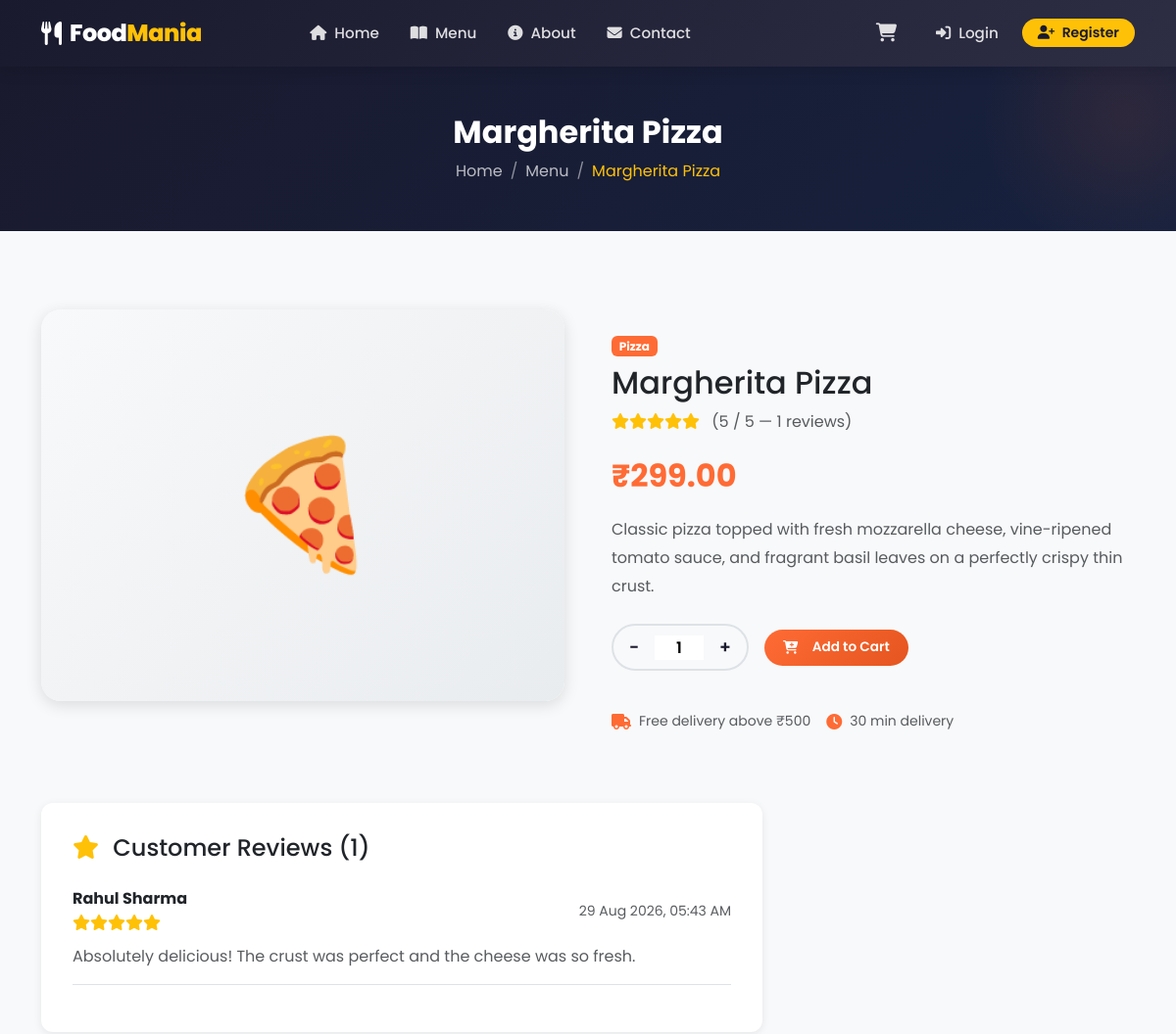
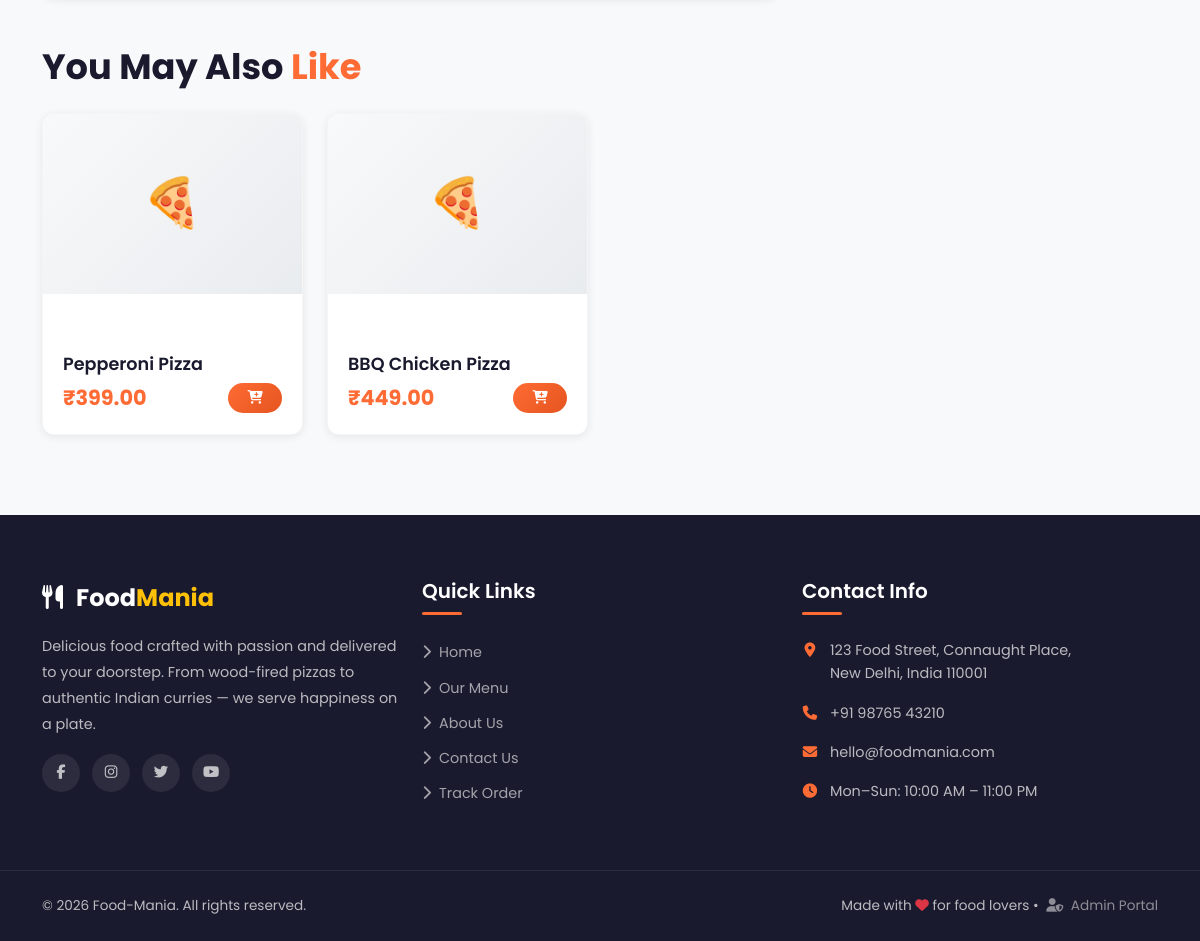
The page /user/food_detail.php?id=1 on the database its author committed (2 pictures, top to bottom).
### tables this page shows
CREATE TABLE `food_items` (
    `id` INT(11) NOT NULL AUTO_INCREMENT,
    `category_id` INT(11) NOT NULL,
    `name` VARCHAR(150) NOT NULL,
    `description` TEXT DEFAULT NULL,
    `price` DECIMAL(10,2) NOT NULL,
    `image` VARCHAR(255) DEFAULT NULL,
    `is_available` TINYINT(1) NOT NULL DEFAULT 1,
    `created_at` TIMESTAMP NOT NULL DEFAULT CURRENT_TIMESTAMP,
    PRIMARY KEY (`id`),
    KEY `fk_food_category` (`category_id`),
    CONSTRAINT `fk_food_category` FOREIGN KEY (`category_id`) REFERENCES `categories`(`id`) ON DELETE CASCADE
);

CREATE TABLE `categories` (
    `id` INT(11) NOT NULL AUTO_INCREMENT,
    `name` VARCHAR(100) NOT NULL,
    `image` VARCHAR(255) DEFAULT NULL,
    `status` ENUM('active', 'inactive') NOT NULL DEFAULT 'active',
    `created_at` TIMESTAMP NOT NULL DEFAULT CURRENT_TIMESTAMP,
    PRIMARY KEY (`id`)
);

CREATE TABLE `reviews` (
    `id` INT(11) NOT NULL AUTO_INCREMENT,
    `user_id` INT(11) NOT NULL,
    `food_item_id` INT(11) NOT NULL,
    `rating` INT(1) NOT NULL CHECK (`rating` BETWEEN 1 AND 5),
    `comment` TEXT DEFAULT NULL,
    `created_at` TIMESTAMP NOT NULL DEFAULT CURRENT_TIMESTAMP,
    PRIMARY KEY (`id`),
    KEY `fk_review_user` (`user_id`),
    KEY `fk_review_food` (`food_item_id`),
    CONSTRAINT `fk_review_user` FOREIGN KEY (`user_id`) REFERENCES `users`(`id`) ON DELETE CASCADE,
    CONSTRAINT `fk_review_food` FOREIGN KEY (`food_item_id`) REFERENCES `food_items`(`id`) ON DELETE CASCADE
);

CREATE TABLE `users` (
    `id` INT(11) NOT NULL AUTO_INCREMENT,
    `name` VARCHAR(100) NOT NULL,
    `email` VARCHAR(150) NOT NULL UNIQUE,
    `phone` VARCHAR(20) DEFAULT NULL,
    `password` VARCHAR(255) NOT NULL,
    `address` TEXT DEFAULT NULL,
    `status` ENUM('active', 'blocked') NOT NULL DEFAULT 'active',
    `created_at` TIMESTAMP NOT NULL DEFAULT CURRENT_TIMESTAMP,
    PRIMARY KEY (`id`)
);

### user/food_detail.php (the view, shortened to what this page needs)
<?php
require_once __DIR__ . '/../config/db.php';
require_once __DIR__ . '/../includes/functions.php';
$pdo = getDBConnection();
$foodId = isset($_GET['id']) ? (int)$_GET['id'] : 0;
$stmt = $pdo->prepare("
    SELECT f.*, c.name AS category_name
    FROM food_items f
    JOIN categories c ON f.category_id = c.id
    WHERE f.id = :id
");
$stmt->execute([':id' => $foodId]);
$item = $stmt->fetch();
$rating = getFoodRating($pdo, $foodId);
$stmtReviews = $pdo->prepare("
    SELECT r.*, u.name AS user_name
    FROM reviews r
    JOIN users u ON r.user_id = u.id
    WHERE r.food_item_id = :food_id
    ORDER BY r.created_at DESC
");
$stmtReviews->execute([':food_id' => $foodId]);
$reviews = $stmtReviews->fetchAll();
$stmtRelated = $pdo->prepare("
    SELECT f.*, c.name AS category_name
    FROM food_items f
    JOIN categories c ON f.category_id = c.id
    WHERE f.category_id = :cat_id AND f.id != :food_id AND f.is_available = 1
    LIMIT 4
");
$stmtRelated->execute([':cat_id' => $item['category_id'], ':food_id' => $foodId]);
$relatedItems = $stmtRelated->fetchAll();
include __DIR__ . '/../includes/header.php';
include __DIR__ . '/../includes/navbar.php';
?>
<div class="page-header">
    <div class="container">
        <h1><?php echo sanitize($item['name']); ?></h1>
        <nav aria-label="breadcrumb">
            <ol class="breadcrumb">
                <li class="breadcrumb-item"><a href="<?php echo SITE_URL; ?>/">Home</a></li>
                <li class="breadcrumb-item"><a href="<?php echo SITE_URL; ?>/user/menu.php">Menu</a></li>
                <li class="breadcrumb-item active" aria-current="page"><?php echo sanitize($item['name']); ?></li>
            </ol>
        </nav>
    </div>
</div>
<section class="section-padding">
    <div class="container">
        <div class="row g-5">
            <div class="col-lg-6">
                <div class="food-detail-img">
                    <div class="food-img-placeholder" style="height:400px;display:flex;align-items:center;justify-content:center;background:linear-gradient(135deg,#f8f9fa,#e9ecef);border-radius:var(--radius-lg);">
                        <?php
                        $foodIcons = [
                            'Pizza' => '🍕', 'Burgers' => '🍔', 'Chinese' => '🥡',
                            'Desserts' => '🍰', 'Beverages' => '🥤', 'Indian' => '🍛'
                        ];
                        echo '<span style="font-size:8rem;">' . ($foodIcons[$item['category_name']] ?? '🍽️') . '</span>';
                        ?>
                    </div>
                </div>
            </div>
            <div class="col-lg-6">
                <div class="food-detail-info">
                    <span class="badge bg-orange mb-2"><?php echo sanitize($item['category_name']); ?></span>
                    <h2 class="fw-700 mb-2"><?php echo sanitize($item['name']); ?></h2>
                    <?php if ($rating['count'] > 0): ?>
                        <div class="mb-3">
                            <?php echo renderStars($rating['average']); ?>
                            <span class="text-muted ms-2">(<?php echo $rating['average']; ?> / 5 — <?php echo $rating['count']; ?> reviews)</span>
                        </div>
                    <?php endif; ?>
                    <p class="food-detail-price mb-3"><?php echo formatPrice($item['price']); ?></p>
                    <p class="text-muted mb-4" style="line-height:1.8;">
                        <?php echo sanitize($item['description']); ?>
                    </p>
                    <?php if ($item['is_available']): ?>
                        <div class="d-flex align-items-center gap-3 mb-4">
                            <div class="quantity-control">
                                <button type="button" onclick="decreaseQuantity('qty')">−</button>
                                <input type="number" id="qty" value="1" min="1" max="10" readonly>
                                <button type="button" onclick="increaseQuantity('qty')">+</button>
                            </div>
                            <button class="btn btn-add-cart btn-lg"
                                    onclick="addToCart(<?php echo $item['id']; ?>, document.getElementById('qty').value, this)">
                                <i class="fas fa-cart-plus me-2"></i> Add to Cart
                            </button>
                        </div>
                    <?php endif; ?>
                    <div class="row g-3 mt-2">
                        <div class="col-auto">
                            <div class="d-flex align-items-center text-muted">
                                <i class="fas fa-truck me-2 text-orange"></i>
                                <small>Free delivery above ₹500</small>
                            </div>
                        </div>
                        <div class="col-auto">
                            <div class="d-flex align-items-center text-muted">
                                <i class="fas fa-clock me-2 text-orange"></i>
                                <small>30 min delivery</small>
                            </div>
                        </div>
                    </div>
                </div>
            </div>
        </div>
        <div class="row mt-5">
            <div class="col-lg-8">
                <div class="checkout-card">
                    <h4 class="mb-4"><i class="fas fa-star text-warning me-2"></i> Customer Reviews (<?php echo count($reviews); ?>)</h4>
                    <?php if (empty($reviews)): ?>
                        <p class="text-muted">No reviews yet. Be the first to review!</p>
                    <?php else: ?>
                        <?php foreach ($reviews as $review): ?>
                            <div class="border-bottom pb-3 mb-3">
                                <div class="d-flex justify-content-between align-items-center mb-2">
                                    <div>
                                        <strong><?php echo sanitize($review['user_name']); ?></strong>
                                        <div><?php echo renderStars($review['rating']); ?></div>
                                    </div>
                                    <small class="text-muted"><?php echo formatDate($review['created_at']); ?></small>
                                </div>
                                <?php if ($review['comment']): ?>
                                    <p class="text-muted mb-0"><?php echo sanitize($review['comment']); ?></p>
                                <?php endif; ?>
                            </div>
                        <?php endforeach; ?>
                    <?php endif; ?>
                </div>
            </div>
        </div>
        <?php if (!empty($relatedItems)): ?>
            <div class="mt-5">
                <h3 class="section-title mb-4">You May Also <span class="highlight">Like</span></h3>
                <div class="row g-4">
                    <?php foreach ($relatedItems as $rel): ?>
                        <div class="col-sm-6 col-lg-3">
                            <div class="food-card">
                                <div class="food-card-img">
                                    <div class="food-img-placeholder" style="height:180px;display:flex;align-items:center;justify-content:center;background:linear-gradient(135deg,#f8f9fa,#e9ecef);">
                                        <?php echo '<span style="font-size:3rem;">' . ($foodIcons[$rel['category_name']] ?? '🍽️') . '</span>'; ?>
                                    </div>
                                </div>
                                <div class="food-card-body">
                                    <h5 class="food-card-title">
                                        <a href="<?php echo SITE_URL; ?>/user/food_detail.php?id=<?php echo $rel['id']; ?>">
                                            <?php echo sanitize($rel['name']); ?>
                                        </a>
                                    </h5>
                                    <div class="food-card-footer">
                                        <span class="food-card-price"><?php echo formatPrice($rel['price']); ?></span>
                                        <button class="btn btn-add-cart btn-sm" onclick="addToCart(<?php echo $rel['id']; ?>, 1, this)">
                                            <i class="fas fa-cart-plus"></i>
                                        </button>
                                    </div>
                                </div>
                            </div>
                        </div>
                    <?php endforeach; ?>
                </div>
            </div>
        <?php endif; ?>
    </div>
</section>
<?php include __DIR__ . '/../includes/footer.php'; ?>

### includes/functions.php (shortened to what this page needs)
<?php
function sanitize(string $data): string {
    return htmlspecialchars(trim($data), ENT_QUOTES, 'UTF-8');
}
function formatPrice(float $price): string {
    return '₹' . number_format($price, 2);
}
function formatDate(string $date, string $format = 'd M Y, h:i A'): string {
    return date($format, strtotime($date));
}
function getFoodRating(PDO $pdo, int $foodId): array {
    $stmt = $pdo->prepare("
        SELECT COALESCE(AVG(rating), 0) AS average, COUNT(*) AS count
        FROM reviews WHERE food_item_id = :food_id
    ");
    $stmt->execute([':food_id' => $foodId]);
    $result = $stmt->fetch();
    return [
        'average' => round((float)$result['average'], 1),
        'count'   => (int)$result['count'],
    ];
}
function renderStars(float $rating): string {
    $html = '';
    for ($i = 1; $i <= 5; $i++) {
        if ($i <= floor($rating)) {
            $html .= '<i class="fas fa-star text-warning"></i>';
        } elseif ($i - 0.5 <= $rating) {
            $html .= '<i class="fas fa-star-half-alt text-warning"></i>';
        } else {
            $html .= '<i class="far fa-star text-warning"></i>';
        }
    }
    return $html;
}

### assets/css/style.css (style rules this page uses)
:root { --primary: #FF6B35; --primary-dark: #E5551F; --primary-light: #FF8C5A; --secondary: #D32F2F; --secondary-dark: #B71C1C; --accent: #FFC107; --accent-dark: #FFA000; --dark: #1A1A2E; --dark-light: #2D2D44; --gray-900: #212529; --gray-700: #495057; --gray-500: #6C757D; --gray-300: #DEE2E6; --gray-100: #F8F9FA; --white: #FFFFFF; --success: #28A745; --info: #17A2B8; --warning: #FFC107; --danger: #DC3545; --shadow-sm: 0 2px 8px rgba(0,0,0,0.08); --shadow-md: 0 4px 16px rgba(0,0,0,0.12); --shadow-lg: 0 8px 32px rgba(0,0,0,0.16); --shadow-glow: 0 4px 20px rgba(255,107,53,0.3); --radius-sm: 8px; --radius-md: 12px; --radius-lg: 20px; --radius-pill: 50px; --transition: all 0.3s cubic-bezier(0.4, 0, 0.2, 1); --transition-fast:all 0.15s ease; }
* { margin: 0; padding: 0; box-sizing: border-box; }
html { scroll-behavior: smooth; }
body { font-family: 'Poppins', -apple-system, BlinkMacSystemFont, 'Segoe UI', sans-serif; color: var(--gray-900); background-color: var(--gray-100); line-height: 1.6; overflow-x: hidden; }
a { text-decoration: none; color: var(--primary); transition: var(--transition); }
.section-padding { padding: 5rem 0; }
.section-title { font-size: 2.2rem; font-weight: 700; color: var(--dark); margin-bottom: 0.5rem; position: relative; }
.section-title .highlight { color: var(--primary); }
.food-card { background: var(--white); border-radius: var(--radius-md); overflow: hidden; box-shadow: var(--shadow-sm); transition: var(--transition); height: 100%; display: flex; flex-direction: column; border: 1px solid rgba(0,0,0,0.04); }
.food-card-img { position: relative; overflow: hidden; height: 220px; }
.food-card-body { padding: 1.25rem; flex: 1; display: flex; flex-direction: column; }
.food-card-title { font-size: 1.1rem; font-weight: 600; color: var(--dark); margin-bottom: 0.4rem; }
.food-card-title a { color: var(--dark); }
.food-card-footer { display: flex; align-items: center; justify-content: space-between; margin-top: auto; }
.food-card-price { font-size: 1.3rem; font-weight: 700; color: var(--primary); }
.btn-add-cart { background: linear-gradient(135deg, var(--primary), var(--primary-dark)); border: none; color: var(--white); padding: 0.5rem 1.2rem; border-radius: var(--radius-pill); font-size: 0.85rem; font-weight: 600; transition: var(--transition); display: inline-flex; align-items: center; gap: 0.4rem; }
.food-detail-img { border-radius: var(--radius-lg); overflow: hidden; box-shadow: var(--shadow-md); }
.food-detail-info { padding: 1.5rem 0; }
.food-detail-price { font-size: 2rem; font-weight: 700; color: var(--primary); }
.quantity-control { display: inline-flex; align-items: center; border: 2px solid var(--gray-300); border-radius: var(--radius-pill); overflow: hidden; }
.quantity-control button { background: none; border: none; padding: 0.5rem 1rem; font-size: 1.1rem; font-weight: 600; color: var(--dark); cursor: pointer; transition: var(--transition-fast); }
.quantity-control input { width: 50px; text-align: center; border: none; font-size: 1rem; font-weight: 600; outline: none; }
.checkout-card { background: var(--white); border-radius: var(--radius-md); box-shadow: var(--shadow-sm); padding: 2rem; }
.page-header { background: linear-gradient(135deg, var(--dark) 0%, #16213E 100%); padding: 3rem 0; text-align: center; color: var(--white); position: relative; overflow: hidden; }
.page-header::before { content: ''; position: absolute; top: -100px; right: -100px; width: 300px; height: 300px; background: radial-gradient(circle, rgba(255,107,53,0.1), transparent 70%); border-radius: 50%; }
.page-header h1 { font-weight: 700; font-size: 2rem; position: relative; z-index: 2; }
.page-header .breadcrumb { justify-content: center; margin-bottom: 0; position: relative; z-index: 2; }
.page-header .breadcrumb-item a { color: rgba(255,255,255,0.7); }
.page-header .breadcrumb-item.active { color: var(--accent); }
.breadcrumb-item + .breadcrumb-item::before { color: rgba(255,255,255,0.5) !important; }
.bg-orange { background-color: var(--primary) !important; }
.text-orange { color: var(--primary) !important; }
.badge.bg-orange { background: var(--primary) !important; color: var(--white); }
.food-img-placeholder { background: linear-gradient(135deg, var(--gray-100), var(--gray-300)); display: flex; align-items: center; justify-content: center; color: var(--gray-500); font-size: 3rem; }

### rows shown on the page
food_items: name "Margherita Pizza", category.name "🍕", category.name "Pizza", price "₹299.00", description "Classic pizza topped with fresh mozzarella cheese, vine-ripened tomato sauce, and fragrant basil leaves on a perfectly crispy thin crust."
reviews: user.name "Rahul Sharma", created_at "29 Aug 2026, 05:43 AM", comment "Absolutely delicious! The crust was perfect and the cheese was so fresh."
food_items: category.name "🍕", name "Pepperoni Pizza", price "₹399.00"
food_items: category.name "🍕", name "BBQ Chicken Pizza", price "₹449.00"

### other values the page prints
$rating['average'] "5"
$rating['count'] "1"
count($reviews) "1"
